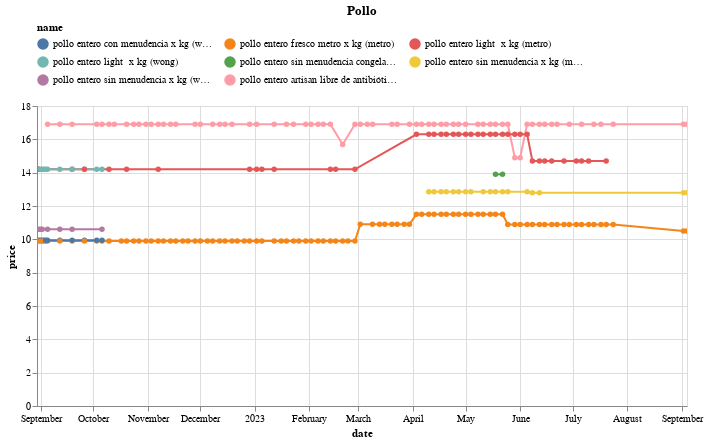

Notebook code cell kept with this figure:
### Code cell
(df
 .loc[df.name.isin(names)]
 .pipe(alt.Chart)
 .mark_line(point=True)
 .encode(x='date', y='price', color='name', tooltip=['name','price'])
 .properties(width=650, title='Pollo')
 .interactive()
 .configure_legend(orient='top', columns=3)
)

### Figure 1 — Vega-Lite specification as saved in the notebook (floating-point values rounded to 4 significant figures; data arrays with more than 128 entries replaced by an {"elided": "..."} marker saying what was removed)
{"config": {"view": {"continuousWidth": 300, "continuousHeight": 300}, "legend": {"columns": 3, "orient": "top"}}, "data": {"name": "data-7681eac7947c771c46874c66a170378d"}, "mark": {"type": "line", "point": true}, "encoding": {"color": {"field": "name", "type": "nominal"}, "tooltip": [{"field": "name", "type": "nominal"}, {"field": "price", "type": "quantitative"}], "x": {"field": "date", "type": "temporal"}, "y": {"field": "price", "type": "quantitative"}}, "params": [{"name": "param_13", "select": {"type": "interval", "encodings": ["x", "y"]}, "bind": "scales"}], "title": "Pollo", "width": 650, "$schema": "https://vega.github.io/schema/vega-lite/v5.14.1.json", "datasets": {"data-7681eac7947c771c46874c66a170378d": {"elided": "254 records"}}}
